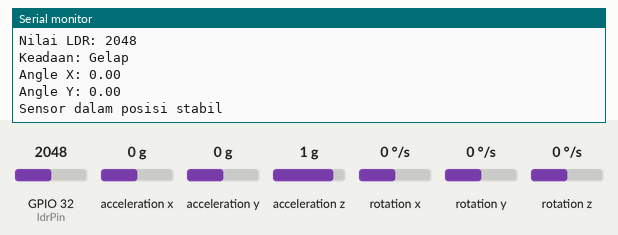
This sketch was run on a simulated ESP32. Parts: the last lines printed to the serial monitor. The inputs (shaded band) are chosen by the test bench; at power-on: rotation x 0 °/s, GPIO 32 (ldrPin) = 2048, acceleration x 0 g, acceleration y 0 g, acceleration z 1 g, rotation y 0 °/s, rotation z 0 °/s.

Above: at 4.2 s.
4.3 s: rotation x set to -9 °/s
At 5.6 s:
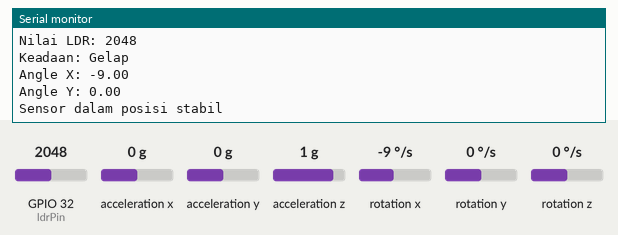
5.8 s: rotation x set to -12 °/s
At 6.8 s:
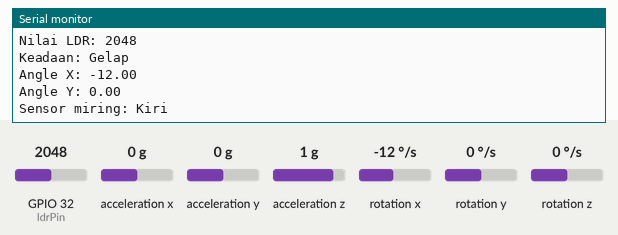
Timing chart, 0 to 8.8 s (numbered marks = the images above; inputs shaded):
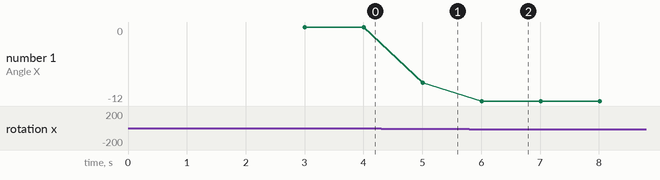

Measured:
- the behaviour switches between -10 and -11 °/s on rotation x (found by bisection; images 1 and 2)
- after the input at 4.3 s, the serial monitor: prints a new line after 0.71 s (image 1)
- after the input at 5.8 s, the serial monitor: prints a new line after 0.21 s (image 2)
- plotted number 1: 0 → -9 after the input at 4.3 s, -9 → -12 after the input at 5.8 s

The sketch:

ldrmpu.ino
```cpp
#include <Wire.h>
#include <MPU6050_tockn.h>

// Deklarasi objek dan pin
MPU6050 mpu(Wire); // Objek untuk MPU6050
int ldrPin = 32;   // Pin analog untuk LDR

void setup() {
  // Inisialisasi Serial Monitor
  Serial.begin(115200);

  // Inisialisasi I2C dan MPU6050
  Wire.begin();
  mpu.begin();

  // Kalibrasi giroskop MPU6050
  Serial.println("Kalibrasi sedang berjalan...");
  mpu.calcGyroOffsets(true);  // Pastikan sensor tidak bergerak saat kalibrasi
  Serial.println("Kalibrasi selesai. Sensor siap!");
}

void loop() {
  // Membaca data LDR
  int ldrValue = analogRead(ldrPin);
  Serial.print("Nilai LDR: ");
  Serial.println(ldrValue);

  // Menentukan kondisi berdasarkan nilai LDR
  if (ldrValue <= 50) {
    Serial.println("Keadaan: Sangat Terang");
  } else if (ldrValue <= 500) {
    Serial.println("Keadaan: Cahaya Terang");
  } else if (ldrValue <= 2000) {
    Serial.println("Keadaan: Redup");
  } else {
    Serial.println("Keadaan: Gelap");
  }

  // Update data dari MPU6050
  mpu.update();

  // Membaca sudut kemiringan dari MPU6050
  float ax = mpu.getGyroX(); // Sudut kemiringan sumbu X
  float ay = mpu.getGyroY(); // Sudut kemiringan sumbu Y

  Serial.print("Angle X: ");
  Serial.println(ax);
  Serial.print("Angle Y: ");
  Serial.println(ay);

  // Menentukan kondisi kemiringan berdasarkan sumbu X dan Y
  if (ax > 10) {
    Serial.println("Sensor miring: Kanan");
  } else if (ax < -10) {
    Serial.println("Sensor miring: Kiri");
  } else if (ay > 10) {
    Serial.println("Sensor miring: Depan");
  } else if (ay < -10) {
    Serial.println("Sensor miring: Belakang");
  } else {
    Serial.println("Sensor dalam posisi stabil");
  }

  // Delay untuk stabilitas pembacaan
  delay(1000);
}
```
